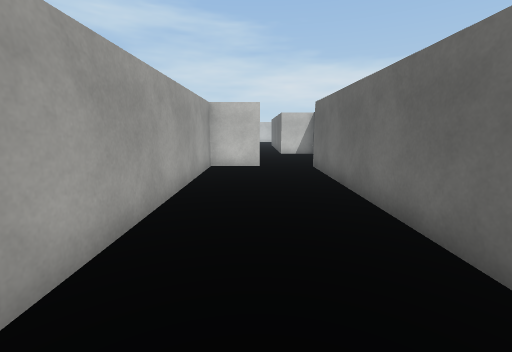
View 1 (above)

22 first-person views from a walk through a Unity game level. The camera is 1.4 m above the floor, tilts 10° down and sees 90° across. The floor is counted in squares, 1 m on a side. Each view is taken from the middle of a square. On the plan, view 1 faces up. The plan holds only what a view shows up to about 13 squares ahead; the rest is blank. The place goes on beyond the plan. Surface patterns are stand-ins for the level's own textures.

View 2
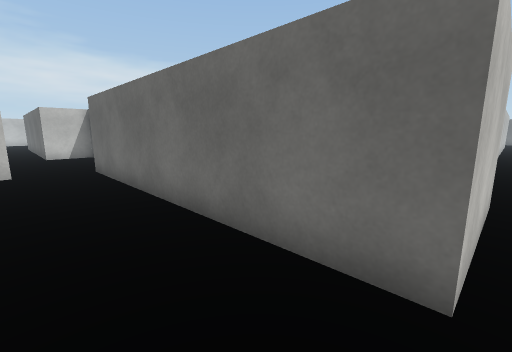

View 3
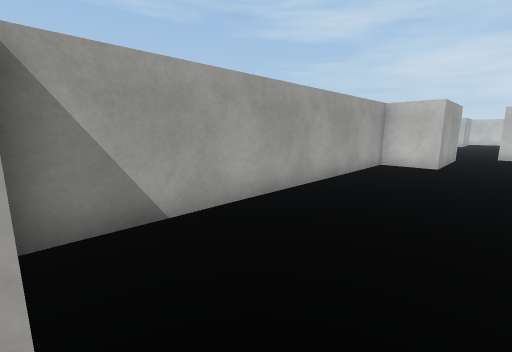

View 4
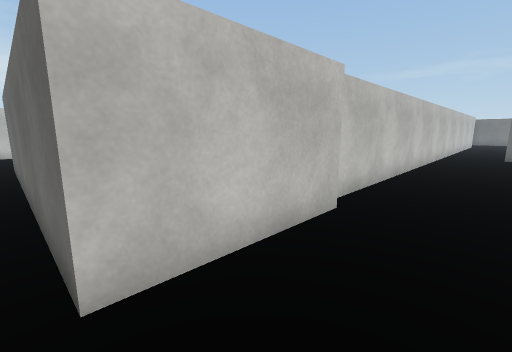

View 5
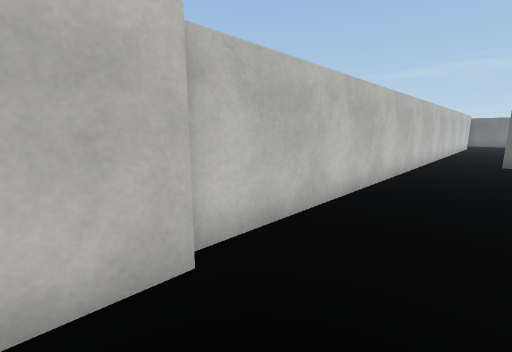

View 6
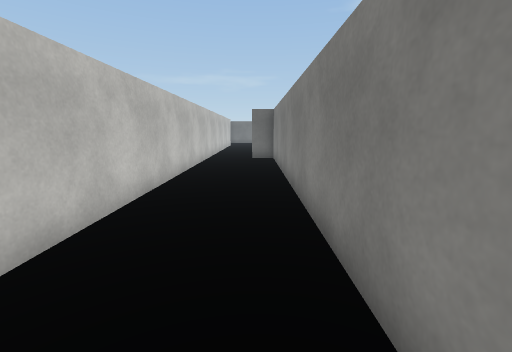

View 7
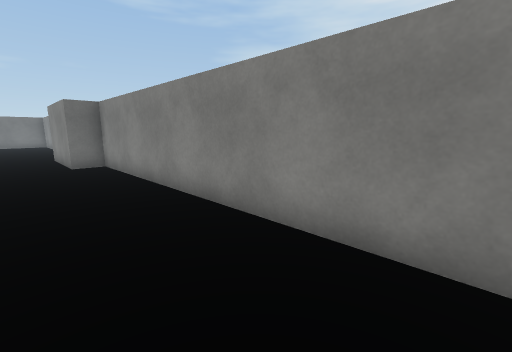

View 8
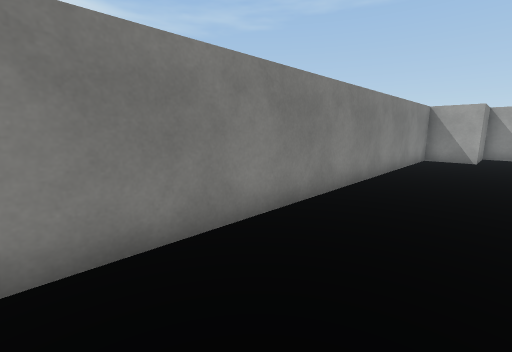

View 9
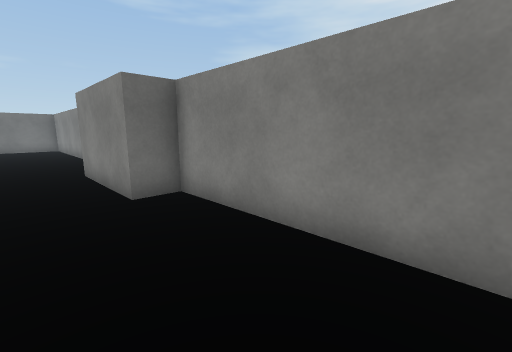

View 10
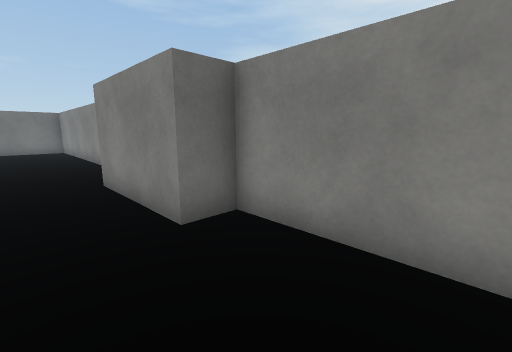

View 11
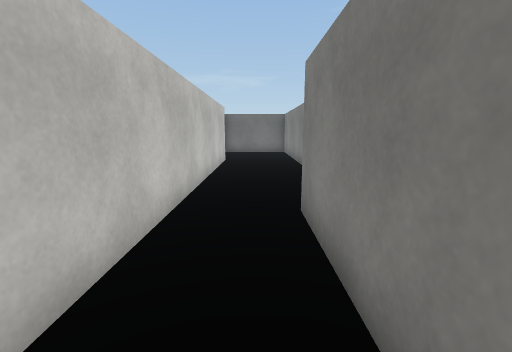

View 12
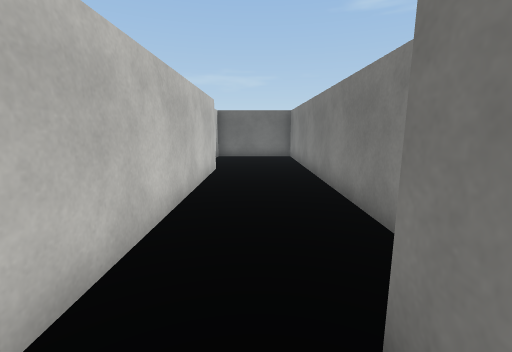

View 13
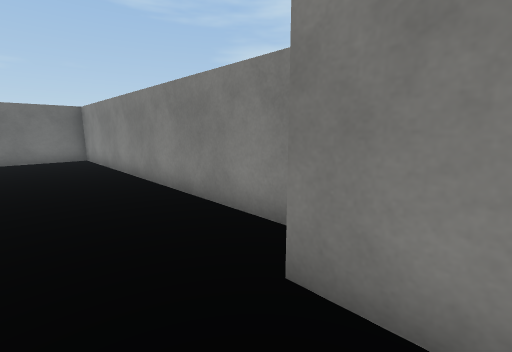

View 14
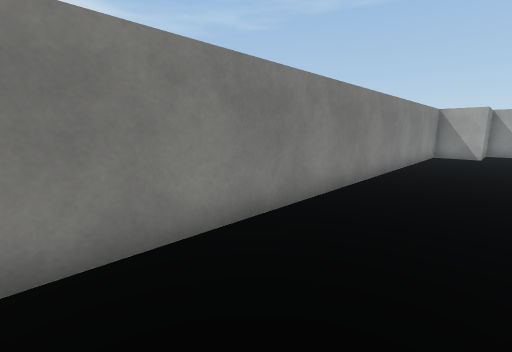

View 15
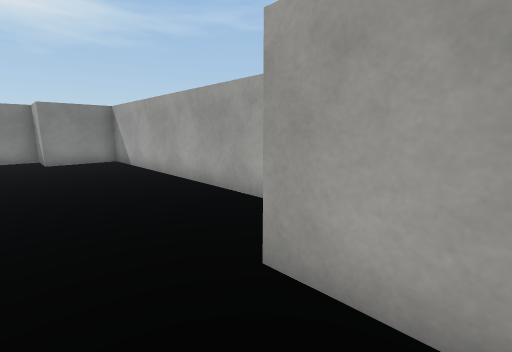

View 16
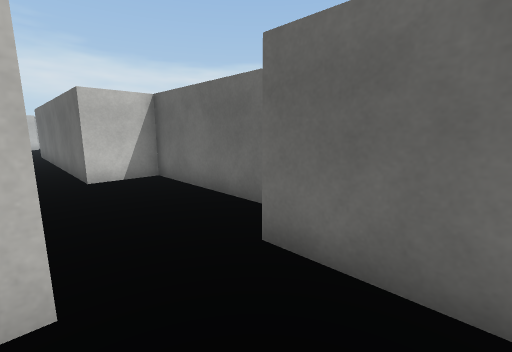

View 17
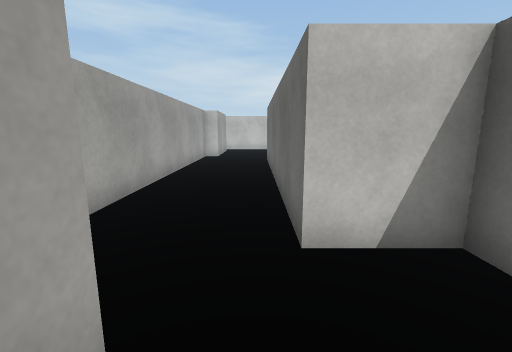

View 18
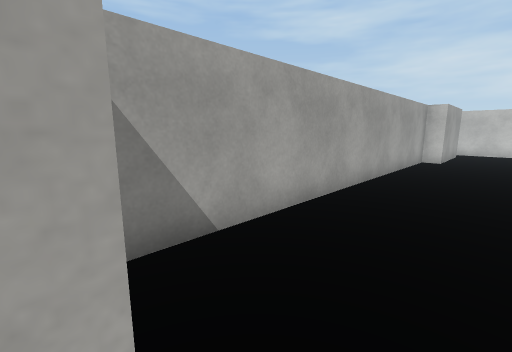

View 19
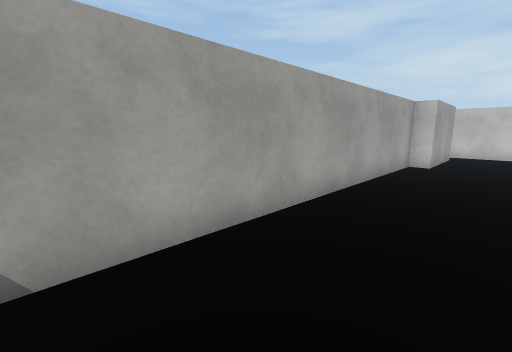

View 20
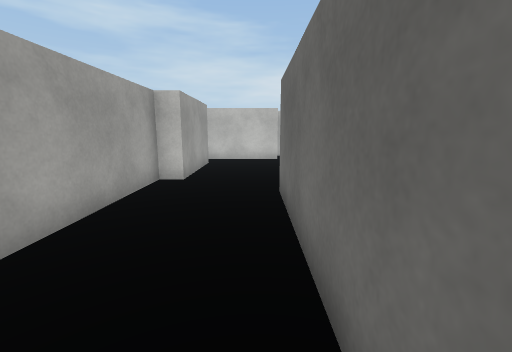

View 21
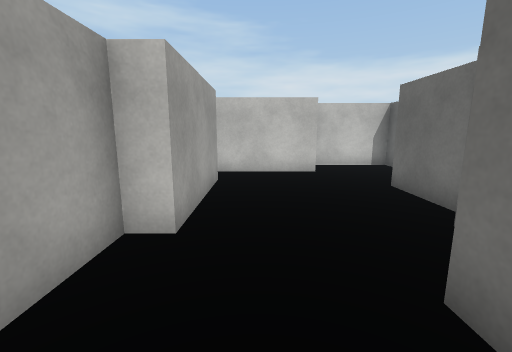

View 22
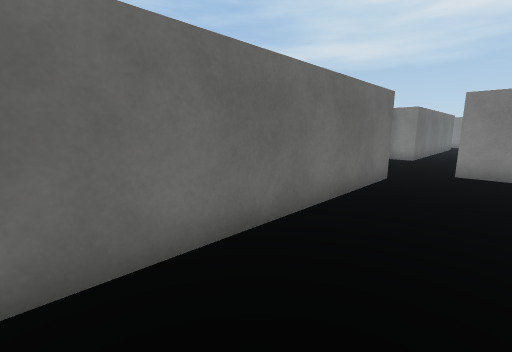

### Floor plan
Ten units are one square. View 1 is at (0, 0); x grows to the right and y downward. Boxes are objects, and circles mark ways between rooms. Rooms are numbered by the first view taken in them; rooms with no view inside come last. Other rooms are left out.
<svg viewBox="-23 -333 381 367">
<path fill="none" stroke="#000" d="M1 -102 -18 -102 -18 10 8 10M23 -2 23 -102M232 29 353 29 353 -1M64 -2 23 -2M305 -5 64 -5M8 10 8 29 184 29 184 18 225 18M35 -282 35 -305M-11 -142 1 -142 1 -102M-11 -314 -11 -274 -18 -274 -18 -148M21 -328 -14 -328M35 -112 35 -159 15 -159 15 -260M23 -102 34 -102"/>
<circle cx="10" cy="0" r="3" fill="#2a7"/>
<circle cx="10" cy="-100" r="3" fill="#2a7"/>
<text x="0" y="-50">1</text>
<text x="180" y="10">2</text>
<text x="10" y="-220">3</text>
</svg>
Room 1 opens to room 2. Room 1 opens to room 3.

Where each view was taken, in squares from view 1:
view 1: 0 up, 0 right, facing up
view 2: 0 up, 0 right, facing up-right
view 3: 1 down, 2 right, facing up-left
view 4: 2 down, 2 right, facing up-right
view 5: 2 down, 5 right, facing up-right
view 6: 2 down, 5 right, facing right
view 7: 0 up, 7 right, facing down-right
view 8: 0 up, 15 right, facing down-left
view 9: 0 up, 13 right, facing down-right
view 10: 0 up, 15 right, facing down-right
view 11: 1 down, 18 right, facing right
view 12: 1 down, 21 right, facing right
view 13: 0 up, 21 right, facing down-right
view 14: 0 up, 17 right, facing down-left
view 15: 12 up, 2 right, facing down-left
view 16: 8 up, 0 right, facing up-right
view 17: 13 up, 1 right, facing up
view 18: 14 up, 1 right, facing up-left
view 19: 16 up, 1 right, facing up-left
view 20: 20 up, 1 right, facing up
view 21: 24 up, 0 right, facing up
view 22: 24 up, 1 left, facing down-right
